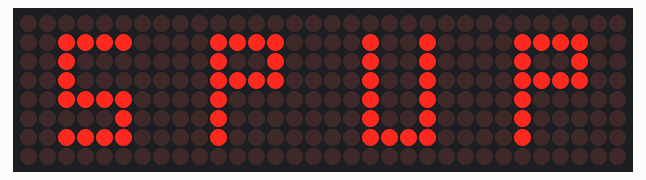
A sketch run on a simulated Arduino Uno, built with avr-gcc and run on an emulated ATmega328P. On the bench: 32×8 LED matrix.

Above: at 1.1 s.

The sketch:

FirstTask_NameDisplay.ino
```cpp
#include <LedControl.h>

int DIN = 12;
int LOAD =  10;
int CLK = 11;

int dev_count = 4;
LedControl lc = LedControl(DIN, CLK, LOAD, dev_count);

const byte P[8] = {B00000000, B00111100, B00100100, B00111100, B00100000, B00100000, B00100000, B00000000};
const byte U[8] = {B00000000, B00100100, B00100100, B00100100, B00100100, B00100100, B00111100, B00000000};
const byte S[8] = {B00000000, B00111100, B00100000, B00100000, B00111100, B00000100, B00111100, B00000000};

void setup() {
  for (byte i = 0; i < dev_count; i++) {
    lc.shutdown(i, false);
    lc.setIntensity(i, 15);
    lc.clearDisplay(i);
  }
}

void loop() {
    for (byte i = 0; i < dev_count; i++) {lc.clearDisplay(i);}
    delay(1000);
    printText();
    delay(2000);
}

void printText()
{
    printByteArray(P, 0);
    printByteArray(U, 1);
    printByteArray(P, 2);
    printByteArray(S, 3);
}

void printByteArray(byte character [], byte displayNum)
{
  for (byte i = 0; i < 8; i++) lc.setRow(displayNum, i, character[i]);
}
```

Measured:
- what the display in image 0 shows lasts 2.0 s, from 1.0 s to 3.0 s
